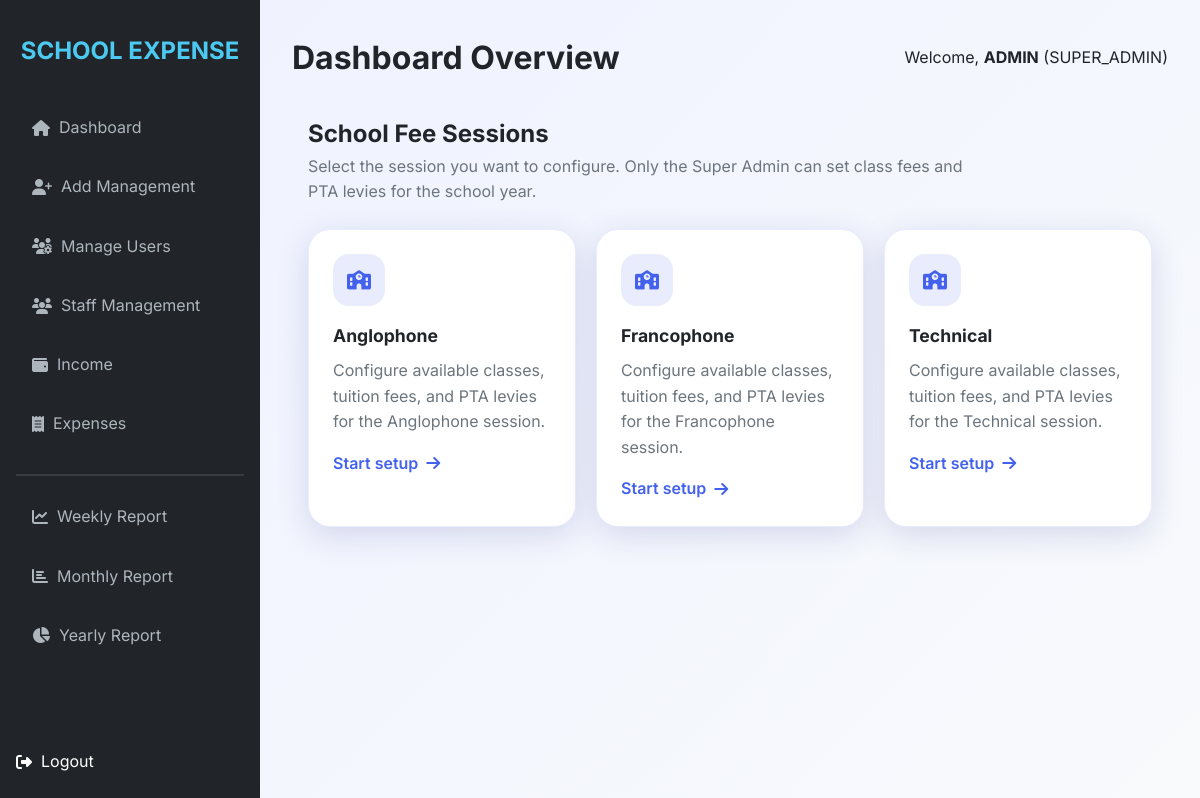
Screenshot of /fees/sessions (signed in) with the database file from the repository.
### models.py (models this page shows, shortened)
class User(UserMixin, db.Model):
    id = db.Column(db.Integer, primary_key=True)
    username = db.Column(db.String(64), unique=True, nullable=False)
    email = db.Column(db.String(120), unique=True, nullable=False)
    password_hash = db.Column(db.String(128))
    role = db.Column(db.String(20), nullable=False) # SUPER_ADMIN, PRINCIPAL, BURSER, ACCOUNTANT, SECRETARY
    is_active = db.Column(db.Boolean, default=True)
    is_muted = db.Column(db.Boolean, default=False)

### routes.py (the view)
    @app.route('/fees/sessions')
    @login_required
    def school_fee_sessions():
        if current_user.role != 'SUPER_ADMIN':
            flash('Access Denied', 'danger')
            return redirect(url_for('dashboard'))
        sessions = ['Anglophone', 'Francophone', 'Technical']
        return render_template('school_fees_sessions.html', sessions=sessions)

### templates/school_fees_sessions.html
{% extends "base.html" %}
{% block content %}
<div class="page-header" style="max-width: 1100px; margin: 2rem auto 1rem; padding: 0 1rem;">
    <div>
        <h2>School Fee Sessions</h2>
        <p class="page-copy">Select the session you want to configure. Only the Super Admin can set class fees and PTA levies for the school year.</p>
    </div>
</div>
<div class="session-grid">
    {% for session in sessions %}
    <a href="{{ url_for('manage_school_fees', session_type=session.lower()) }}" class="session-card">
        <div class="session-card-icon"><i class="fas fa-school"></i></div>
        <strong>{{ session }}</strong>
        <p>Configure available classes, tuition fees, and PTA levies for the {{ session }} session.</p>
        <span class="session-card-action">Start setup <i class="fas fa-arrow-right"></i></span>
    </a>
    {% endfor %}
</div>
{% endblock %}

### templates/base.html (shortened to what this page needs)
<!DOCTYPE html>
<html lang="en">
<head>
    <link rel="stylesheet" href="{{ url_for('static', filename='css/style.css') }}">
    <link rel="stylesheet" href="https://cdnjs.cloudflare.com/ajax/libs/font-awesome/6.4.0/css/all.min.css">
</head>
<body>
    {% if current_user.is_authenticated %}
    <div class="app-container">
        <aside class="sidebar">
            <h2>SCHOOL EXPENSE</h2>
            <nav>
                <ul class="nav-links">
                    <li><a href="{{ url_for('dashboard') }}" class="{{ 'active' if request.endpoint == 'dashboard' }}"><i class="fas fa-home"></i> &nbsp; Dashboard</a></li>
                    {% if current_user.role == 'SUPER_ADMIN' %}
                    <li><a href="{{ url_for('add_user') }}" class="{{ 'active' if request.endpoint == 'add_user' }}"><i class="fas fa-user-plus"></i> &nbsp; Add Management</a></li>
                    <li><a href="{{ url_for('manage_users') }}" class="{{ 'active' if request.endpoint == 'manage_users' }}"><i class="fas fa-users-cog"></i> &nbsp; Manage Users</a></li>
                    {% endif %}
                    {% if current_user.role|upper in ['SUPER_ADMIN', 'PRINCIPAL', 'SECRETARY'] %}
                    <li><a href="{{ url_for('view_staff') }}" class="{{ 'active' if 'staff' in request.endpoint }}"><i class="fas fa-users"></i> &nbsp; Staff Management</a></li>
                    {% endif %}
                    <li><a href="{{ url_for('view_income') }}" class="{{ 'active' if 'income' in request.endpoint }}"><i class="fas fa-wallet"></i> &nbsp; Income</a></li>
                    <li><a href="{{ url_for('view_expenses') }}" class="{{ 'active' if 'expenses' in request.endpoint }}"><i class="fas fa-receipt"></i> &nbsp; Expenses</a></li>
                    <hr style="margin: 1rem 0; border: 0.5px solid rgba(255,255,255,0.1)">
                    <li><a href="{{ url_for('view_report', type='weekly') }}"><i class="fas fa-chart-line"></i> &nbsp; Weekly Report</a></li>
                    <li><a href="{{ url_for('view_report', type='monthly') }}"><i class="fas fa-chart-bar"></i> &nbsp; Monthly Report</a></li>
                    <li><a href="{{ url_for('view_report', type='yearly') }}"><i class="fas fa-chart-pie"></i> &nbsp; Yearly Report</a></li>
                    <li style="margin-top: auto;">
                        <form method="POST" action="{{ url_for('logout') }}" style="display: inline; margin: 0;">
                            <button type="submit" style="background:none; border:none; color:inherit; font:inherit; cursor:pointer; display:flex; align-items:center; padding:0;"> <i class="fas fa-sign-out-alt"></i> &nbsp; Logout</button>
                        </form>
                    </li>
                </ul>
            </nav>
        </aside>
        <main class="main-content">
            <header style="margin-bottom: 2rem; display: flex; justify-content: space-between; align-items: center;">
                <h1>{{ title if title else 'Dashboard Overview' }}</h1>
                <div class="user-info">
                    <span>Welcome, <strong>{{ current_user.username }}</strong> ({{ current_user.role }})</span>
                </div>
            </header>
            {% block content %}{% endblock %}
        </main>
    </div>
    {% else %}
        {% block login_content %}{% endblock %}
    {% endif %}
</body>
</html>

### static/css/style.css (style rules this page uses)
:root { --primary: #4361ee; --secondary: #3f37c9; --accent: #4895ef; --success: #4cc9f0; --warning: #f72585; --danger: #e63946; --dark: #212529; --light: #f8f9fa; --gray: #6c757d; --glass: rgba(255, 255, 255, 0.9); --shadow: 0 8px 32px 0 rgba(31, 38, 135, 0.15); }
* { margin: 0; padding: 0; box-sizing: border-box; font-family: 'Inter', -apple-system, BlinkMacSystemFont, "Segoe UI", Roboto, sans-serif; }
body { background: linear-gradient(135deg, #eef2ff 0%, #f8fafc 100%); color: var(--dark); line-height: 1.6; min-height: 100vh; overflow-x: hidden; }
.app-container { display: flex; min-height: 100vh; width: 100%; }
.sidebar { width: 260px; background: var(--dark); color: white; padding: 2rem 1rem; position: fixed; height: 100vh; transition: all 0.3s ease; }
.sidebar h2 { font-size: 1.5rem; margin-bottom: 2rem; text-align: center; color: var(--success); font-weight: 700; }
.nav-links { list-style: none; display: flex; flex-direction: column; height: calc(100vh - 120px); }
.nav-links li { margin-bottom: 0.5rem; }
.nav-links a { color: #adb5bd; text-decoration: none; padding: 0.8rem 1rem; display: flex; align-items: center; border-radius: 8px; transition: 0.3s; }
.main-content { flex: 1; margin-left: 260px; padding: 2rem; }
.page-header { margin-bottom: 1.5rem; }
.page-copy { color: var(--gray); max-width: 680px; }
.session-grid { display: grid; grid-template-columns: repeat(auto-fit, minmax(240px, 1fr)); gap: 1.25rem; max-width: 1120px; margin: 1.5rem auto; padding: 0 1rem; }
.session-card { background: white; padding: 1.5rem; border-radius: 22px; border: 1px solid rgba(67, 97, 238, 0.12); box-shadow: var(--shadow); text-decoration: none; color: inherit; transition: transform 0.25s ease, box-shadow 0.25s ease; display: block; }
.session-card-icon { width: 52px; height: 52px; border-radius: 16px; background: rgba(67, 97, 238, 0.12); display: flex; align-items: center; justify-content: center; margin-bottom: 1rem; color: var(--primary); font-size: 1.2rem; }
.session-card strong { display: block; margin-bottom: 0.5rem; font-size: 1.1rem; }
.session-card p { color: var(--gray); margin-bottom: 1rem; }
.session-card-action { display: inline-flex; align-items: center; gap: 0.5rem; color: var(--primary); font-weight: 600; }

### rows the page displays
User: username "ADMIN", role "SUPER_ADMIN", is_active 1 (drawn)

### other values shown
{{ title if title else 'Dashboard Overview' }} "Dashboard Overview"
{{ session }} "Anglophone" "Francophone" "Technical"
